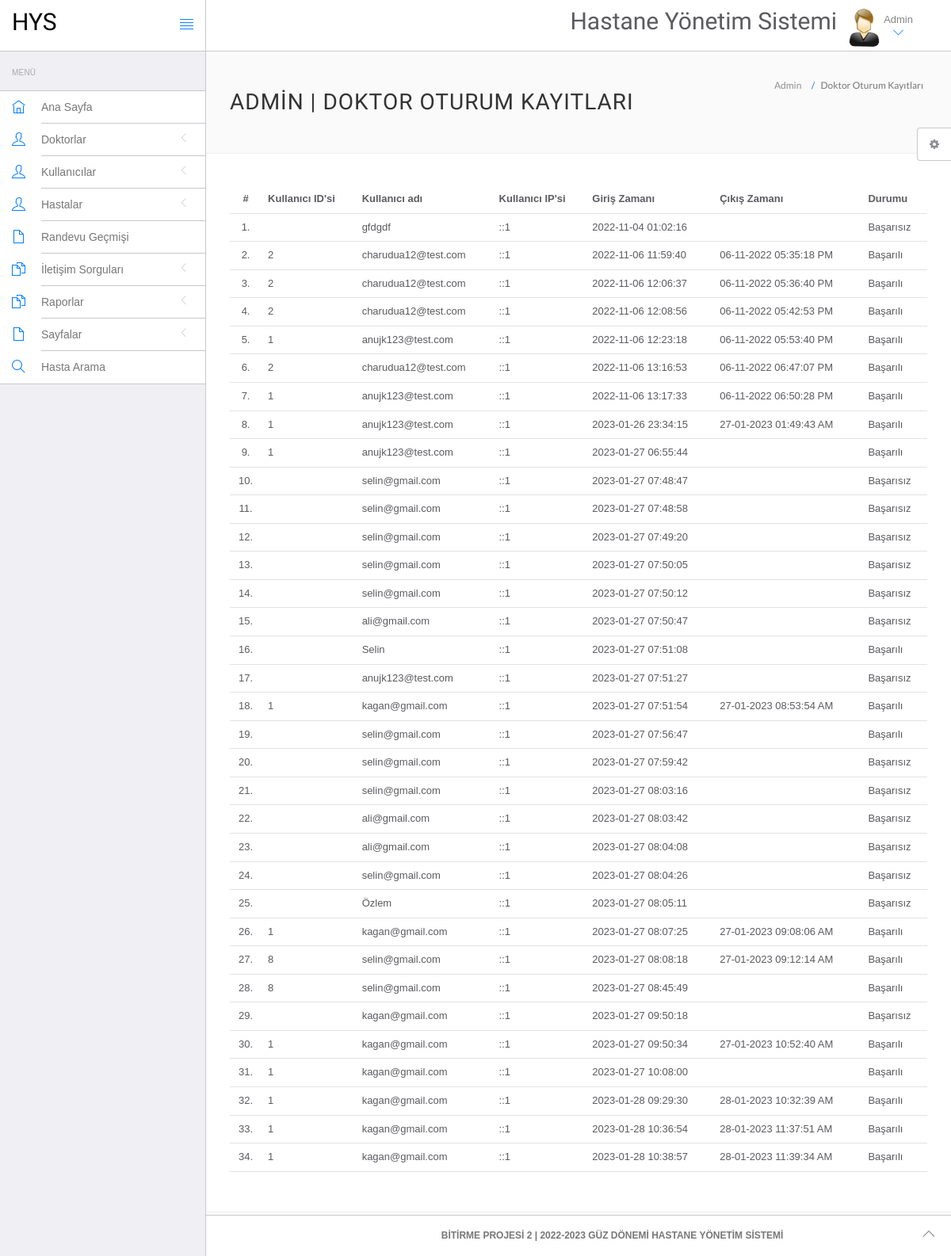
/hms/admin/doctor-logs.php (signed in), run on the app's committed database.
### tables this page shows
CREATE TABLE `doctorslog` (
  `id` int(11) NOT NULL,
  `uid` int(11) DEFAULT NULL,
  `username` varchar(255) DEFAULT NULL,
  `userip` binary(16) DEFAULT NULL,
  `loginTime` timestamp NULL DEFAULT CURRENT_TIMESTAMP,
  `logout` varchar(255) DEFAULT NULL,
  `status` int(11) DEFAULT NULL
);

### hms/admin/doctor-logs.php (the view, shortened to what this page needs)
<?php
include('include/config.php');
if(strlen($_SESSION['id']==0)) {
 header('location:logout.php');
  } else{
?>
<!DOCTYPE html>
<html lang="tr">
	<head>
		<link rel="stylesheet" href="vendor/bootstrap/css/bootstrap.min.css">
		<link rel="stylesheet" href="vendor/fontawesome/css/font-awesome.min.css">
		<link rel="stylesheet" href="vendor/themify-icons/themify-icons.min.css">
		<link href="vendor/animate.css/animate.min.css" rel="stylesheet" media="screen">
		<link href="vendor/perfect-scrollbar/perfect-scrollbar.min.css" rel="stylesheet" media="screen">
		<link href="vendor/switchery/switchery.min.css" rel="stylesheet" media="screen">
		<link href="vendor/bootstrap-touchspin/jquery.bootstrap-touchspin.min.css" rel="stylesheet" media="screen">
		<link href="vendor/select2/select2.min.css" rel="stylesheet" media="screen">
		<link href="vendor/bootstrap-datepicker/bootstrap-datepicker3.standalone.min.css" rel="stylesheet" media="screen">
		<link href="vendor/bootstrap-timepicker/bootstrap-timepicker.min.css" rel="stylesheet" media="screen">
		<link rel="stylesheet" href="assets/css/styles.css">
		<link rel="stylesheet" href="assets/css/plugins.css">
		<link rel="stylesheet" href="assets/css/themes/theme-1.css" id="skin_color" />
	</head>
	<body>
		<div id="app">
<?php include('include/sidebar.php');?>
			<div class="app-content">
					<?php include('include/header.php');?>
				<div class="main-content" >
					<div class="wrap-content container" id="container">
						<section id="page-title">
							<div class="row">
								<div class="col-sm-8">
									<h1 class="mainTitle">Admin  | Doktor Oturum Kayıtları</h1>
																	</div>
								<ol class="breadcrumb">
									<li>
										<span>Admin </span>
									</li>
									<li class="active">
										<span>Doktor Oturum Kayıtları</span>
									</li>
								</ol>
							</div>
						</section>
						<div class="container-fluid container-fullw bg-white">
									<div class="row">
								<div class="col-md-12">
									<table class="table table-hover" id="sample-table-1">
										<thead>
											<tr>
												<th class="center">#</th>
												<th class="hidden-xs">Kullanıcı ID'si</th>
												<th>Kullanıcı adı</th>
												<th>Kullanıcı IP'si</th>
												<th>Giriş Zamanı</th>
												<th>Çıkış Zamanı </th>
												<th> Durumu </th>
											</tr>
										</thead>
										<tbody>
<?php
$sql=mysqli_query($con,"select * from doctorslog ");
$cnt=1;
while($row=mysqli_fetch_array($sql))
{
?>
											<tr>
												<td class="center"><?php echo $cnt;?>.</td>
												<td class="hidden-xs"><?php echo $row['uid'];?></td>
												<td class="hidden-xs"><?php echo $row['username'];?></td>
												<td><?php echo $row['userip'];?></td>
												<td><?php echo $row['loginTime'];?></td>
												<td><?php echo $row['logout'];?>
												</td>
												<td>
<?php if($row['status']==1)
{
	echo "Başarılı";
}
else
{
	echo "Başarısız";
}?>
</td>
											</tr>
											<?php
$cnt=$cnt+1;
											 }?>
										</tbody>
									</table>
								</div>
							</div>
								</div>
					</div>
				</div>
			</div>
	<?php include('include/footer.php');?>
	<?php include('include/setting.php');?>
		</div>
	</body>
</html>
<?php } ?>

### hms/admin/assets/css/themes/theme-1.css (style rules this page uses)
body { background: #FAFAFA; }

### data on the page
doctorslog: username "gfdgdf", userip "::1", loginTime "2022-11-04 01:02:16", status "Başarısız"
doctorslog: uid "2", username "charudua12@test.com", userip "::1", loginTime "2022-11-06 11:59:40", logout "06-11-2022 05:35:18 PM", status "Başarılı"
doctorslog: uid "2", username "charudua12@test.com", userip "::1", loginTime "2022-11-06 12:06:37", logout "06-11-2022 05:36:40 PM", status "Başarılı"
doctorslog: uid "2", username "charudua12@test.com", userip "::1", loginTime "2022-11-06 12:08:56", logout "06-11-2022 05:42:53 PM", status "Başarılı"
doctorslog: uid "1", username "anujk123@test.com", userip "::1", loginTime "2022-11-06 12:23:18", logout "06-11-2022 05:53:40 PM", status "Başarılı"
doctorslog: uid "2", username "charudua12@test.com", userip "::1", loginTime "2022-11-06 13:16:53", logout "06-11-2022 06:47:07 PM", status "Başarılı"
doctorslog: uid "1", username "anujk123@test.com", userip "::1", loginTime "2022-11-06 13:17:33", logout "06-11-2022 06:50:28 PM", status "Başarılı"
doctorslog: uid "1", username "anujk123@test.com", userip "::1", loginTime "2023-01-26 23:34:15", logout "27-01-2023 01:49:43 AM", status "Başarılı"
doctorslog: uid "1", username "anujk123@test.com", userip "::1", loginTime "2023-01-27 06:55:44", status "Başarılı"
doctorslog: username "selin@gmail.com", userip "::1", loginTime "2023-01-27 07:48:47", status "Başarısız"
doctorslog: username "selin@gmail.com", userip "::1", loginTime "2023-01-27 07:48:58", status "Başarısız"
doctorslog: username "selin@gmail.com", userip "::1", loginTime "2023-01-27 07:49:20", status "Başarısız"
doctorslog: username "selin@gmail.com", userip "::1", loginTime "2023-01-27 07:50:05", status "Başarısız"
doctorslog: username "selin@gmail.com", userip "::1", loginTime "2023-01-27 07:50:12", status "Başarısız"
doctorslog: username "ali@gmail.com", userip "::1", loginTime "2023-01-27 07:50:47", status "Başarısız"
doctorslog: username "Selin", userip "::1", loginTime "2023-01-27 07:51:08", status "Başarılı"
doctorslog: username "anujk123@test.com", userip "::1", loginTime "2023-01-27 07:51:27", status "Başarısız"
doctorslog: uid "1", username "kagan@gmail.com", userip "::1", loginTime "2023-01-27 07:51:54", logout "27-01-2023 08:53:54 AM", status "Başarılı"
doctorslog: username "selin@gmail.com", userip "::1", loginTime "2023-01-27 07:56:47", status "Başarılı"
doctorslog: username "selin@gmail.com", userip "::1", loginTime "2023-01-27 07:59:42", status "Başarısız"
doctorslog: username "selin@gmail.com", userip "::1", loginTime "2023-01-27 08:03:16", status "Başarısız"
doctorslog: username "ali@gmail.com", userip "::1", loginTime "2023-01-27 08:03:42", status "Başarısız"
doctorslog: username "ali@gmail.com", userip "::1", loginTime "2023-01-27 08:04:08", status "Başarısız"
doctorslog: username "selin@gmail.com", userip "::1", loginTime "2023-01-27 08:04:26", status "Başarısız"
doctorslog: username "Özlem", userip "::1", loginTime "2023-01-27 08:05:11", status "Başarısız"
doctorslog: uid "1", username "kagan@gmail.com", userip "::1", loginTime "2023-01-27 08:07:25", logout "27-01-2023 09:08:06 AM", status "Başarılı"
doctorslog: uid "8", username "selin@gmail.com", userip "::1", loginTime "2023-01-27 08:08:18", logout "27-01-2023 09:12:14 AM", status "Başarılı"
doctorslog: uid "8", username "selin@gmail.com", userip "::1", loginTime "2023-01-27 08:45:49", status "Başarılı"
doctorslog: username "kagan@gmail.com", userip "::1", loginTime "2023-01-27 09:50:18", status "Başarısız"
doctorslog: uid "1", username "kagan@gmail.com", userip "::1", loginTime "2023-01-27 09:50:34", logout "27-01-2023 10:52:40 AM", status "Başarılı"
doctorslog: uid "1", username "kagan@gmail.com", userip "::1", loginTime "2023-01-27 10:08:00", status "Başarılı"
doctorslog: uid "1", username "kagan@gmail.com", userip "::1", loginTime "2023-01-28 09:29:30", logout "28-01-2023 10:32:39 AM", status "Başarılı"
doctorslog: uid "1", username "kagan@gmail.com", userip "::1", loginTime "2023-01-28 10:36:54", logout "28-01-2023 11:37:51 AM", status "Başarılı"
doctorslog: uid "1", username "kagan@gmail.com", userip "::1", loginTime "2023-01-28 10:38:57", logout "28-01-2023 11:39:34 AM", status "Başarılı"
